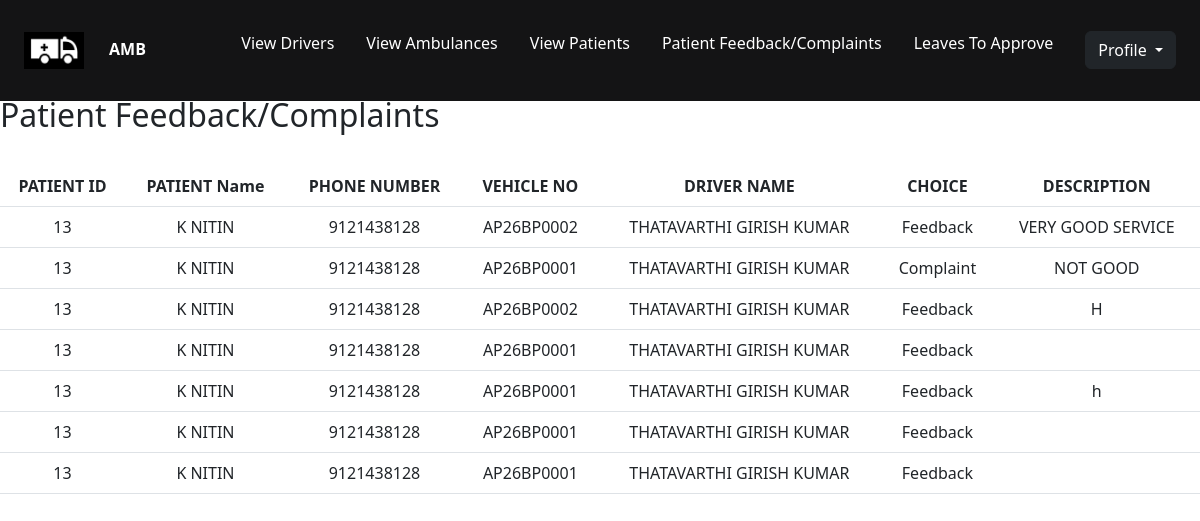
Page /admin/patient_feedback.php (signed in) on the committed database.
### tables this page shows
CREATE TABLE `feedback` (
  `patientid` varchar(255) NOT NULL,
  `patientname` varchar(100) NOT NULL,
  `phonenu` varchar(14) NOT NULL,
  `vehicleno` varchar(50) NOT NULL,
  `drivername` varchar(255) NOT NULL,
  `choice` varchar(255) NOT NULL,
  `description` varchar(255) NOT NULL
);

### admin/patient_feedback.php (the view, shortened to what this page needs)
<?php
include_once("../config.php");
?>
<!DOCTYPE html>
<html lang="en">
<head>
    <link href="https://cdn.jsdelivr.net/npm/bootstrap@5.2.2/dist/css/bootstrap.min.css" rel="stylesheet">
</head>
<body>
<div class="wrapper">
      <nav>
        <a href="./admin_home.php" class="logo"><img src="../assets/images/Screenshot (23).png" alt="LOGO" width="60px"><span style="padding-left: 25px;">AMB</span></a>
        <div class="menu" >
          <ul>
              <li><a href="./view_drivers.php">View Drivers</a></li>
            <li><a href="./view_ambulances.php">View Ambulances</a></li>
            <li><a href="./view_patients.php">View Patients</a></li>
            <li><a href="./patient_feedback.php">Patient Feedback/Complaints</a></li>
            <li><a href="./leave_approve.php">Leaves To Approve</a></li>
            <li><div class="dropdown">
  <button class="btn btn-dark dropdown-toggle" type="button" data-bs-toggle="dropdown" aria-expanded="false">
    Profile
  </button>
</div></li>
          </ul>
        </div>
      </nav>
    </div>
    <?php
$sql="select * from feedback;";
$res=mysqli_query($db,$sql);
?>
<div style="padding-top:8%;">
  <h2>Patient Feedback/Complaints</h2><br>
<table class="table" >
<tr align="center">
	<th>PATIENT ID</th>
    <th>PATIENT Name</th>
    <th>PHONE NUMBER</th>
    <th>VEHICLE NO</th>
    <th>DRIVER NAME</th>
    <th>CHOICE</th>
    <th>DESCRIPTION</th>
</tr>
<?php
while($row = mysqli_fetch_array($res))
{
?>
    <tr align="center">
        <td> <?php echo $row['patientid']; ?></td>
        <td> <?php echo $row['patientname']; ?></td>
        <td> <?php echo $row["phonenu"] ?></td>
        <td> <?php echo $row['vehicleno']; ?></td>
        <td> <?php echo $row["drivername"]; ?></td>
        <td> <?php echo  $row["choice"]  ?></td>
        <td> <?php echo $row["description"] ?></td>
    </tr>
 <?php
}
?>
</table>
</body>
</html>

### admin/patient_feedback.php (style rules this page uses)
*, *::before, *::after { margin: 0; padding: 0; }
.wrapper { width: 100vw; margin: 0 auto; position: fixed; z-index: 999; }
nav { display: flex; flex-wrap: wrap; justify-content: space-between; align-items: center; background-color: hsl(240, 2%, 8%); padding: 1rem 1.5rem; width: 100%; }
nav .logo { font-weight: 700; }
nav ul { list-style: none; display: flex; padding-top: 15px; gap: 2rem; }
nav a { text-decoration: none; color: white; }
.menu li { font-size: medium; }

### rows in the picture
feedback: patientid "13", patientname "K NITIN", phonenu "9121438128", vehicleno "AP26BP0002", drivername "THATAVARTHI GIRISH KUMAR", choice "Feedback", description "VERY GOOD SERVICE"
feedback: patientid "13", patientname "K NITIN", phonenu "9121438128", vehicleno "AP26BP0001", drivername "THATAVARTHI GIRISH KUMAR", choice "Complaint", description "NOT GOOD"
feedback: patientid "13", patientname "K NITIN", phonenu "9121438128", vehicleno "AP26BP0002", drivername "THATAVARTHI GIRISH KUMAR", choice "Feedback", description "H"
feedback: patientid "13", patientname "K NITIN", phonenu "9121438128", vehicleno "AP26BP0001", drivername "THATAVARTHI GIRISH KUMAR", choice "Feedback"
feedback: patientid "13", patientname "K NITIN", phonenu "9121438128", vehicleno "AP26BP0001", drivername "THATAVARTHI GIRISH KUMAR", choice "Feedback", description "h"
feedback: patientid "13", patientname "K NITIN", phonenu "9121438128", vehicleno "AP26BP0001", drivername "THATAVARTHI GIRISH KUMAR", choice "Feedback"
feedback: patientid "13", patientname "K NITIN", phonenu "9121438128", vehicleno "AP26BP0001", drivername "THATAVARTHI GIRISH KUMAR", choice "Feedback"
